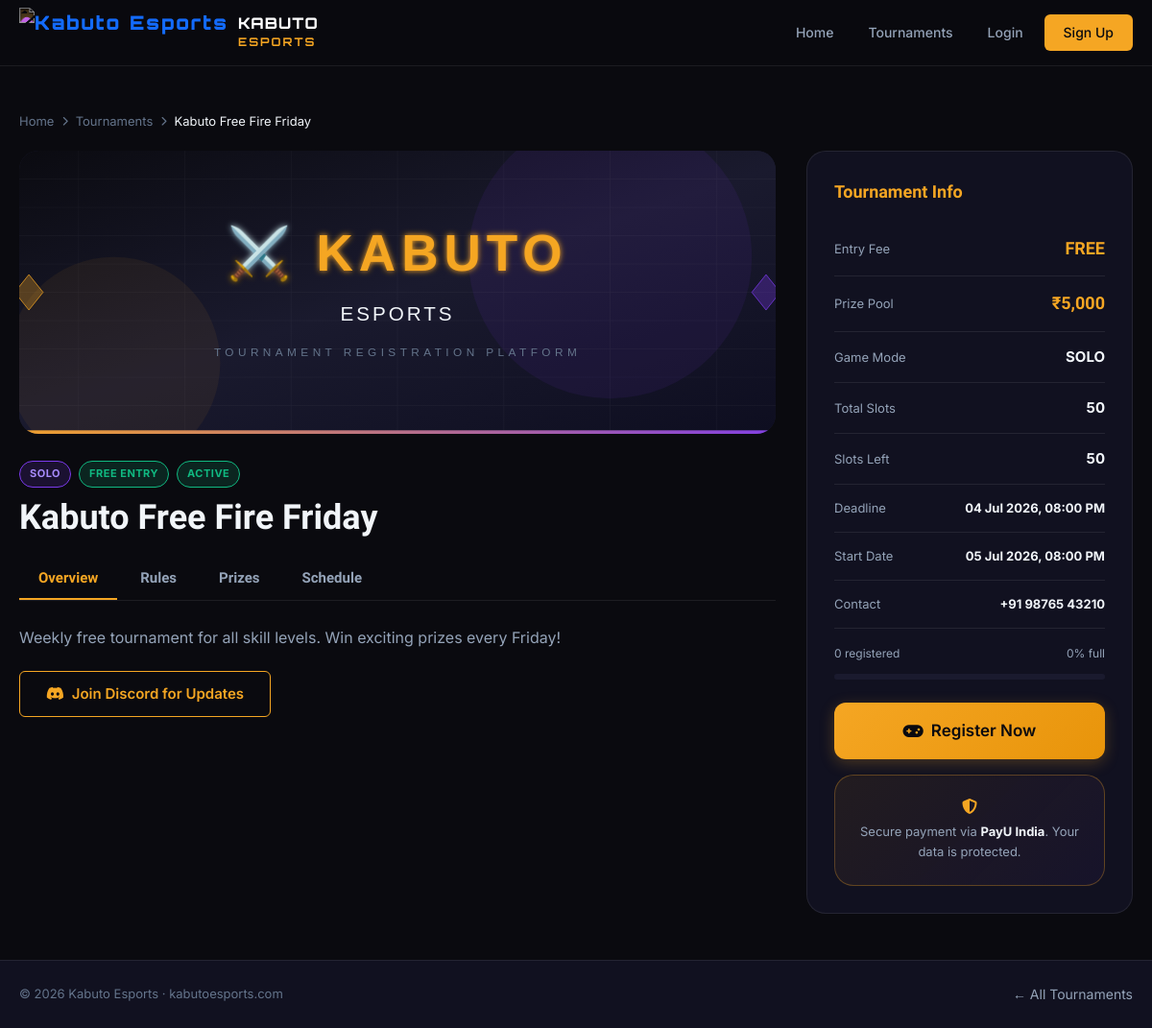
The page /tournament/kabuto-free-fire-friday on the database its author committed.
### tables this page shows
CREATE TABLE `tournaments` (
  `id` INT UNSIGNED NOT NULL AUTO_INCREMENT,
  `name` VARCHAR(200) NOT NULL,
  `slug` VARCHAR(220) NOT NULL UNIQUE,
  `description` TEXT DEFAULT NULL,
  `rules` LONGTEXT DEFAULT NULL,
  `schedule` TEXT DEFAULT NULL,
  `banner` VARCHAR(500) DEFAULT NULL,
  `game` VARCHAR(100) NOT NULL DEFAULT 'BGMI',
  `mode` ENUM('solo', 'duo', 'squad') NOT NULL DEFAULT 'squad',
  `entry_fee` DECIMAL(10,2) NOT NULL DEFAULT 0.00,
  `prize_pool` DECIMAL(12,2) NOT NULL DEFAULT 0.00,
  `prize_distribution` TEXT DEFAULT NULL,
  `total_slots` INT UNSIGNED NOT NULL DEFAULT 100,
  `registered_slots` INT UNSIGNED NOT NULL DEFAULT 0,
  `registration_deadline` DATETIME NOT NULL,
  `tournament_start` DATETIME DEFAULT NULL,
  `status` ENUM('upcoming', 'active', 'ongoing', 'completed', 'cancelled') NOT NULL DEFAULT 'upcoming',
  `registration_open` TINYINT(1) NOT NULL DEFAULT 1,
  `contact_info` VARCHAR(500) DEFAULT NULL,
  `discord_link` VARCHAR(500) DEFAULT NULL,
  `created_by` INT UNSIGNED DEFAULT NULL,
  `created_at` DATETIME NOT NULL DEFAULT CURRENT_TIMESTAMP,
  `updated_at` DATETIME NOT NULL DEFAULT CURRENT_TIMESTAMP ON UPDATE CURRENT_TIMESTAMP,
  PRIMARY KEY (`id`),
  UNIQUE INDEX `idx_slug` (`slug`),
  INDEX `idx_status` (`status`),
  INDEX `idx_mode` (`mode`),
  INDEX `idx_deadline` (`registration_deadline`),
  INDEX `idx_entry_fee` (`entry_fee`),
  FOREIGN KEY (`created_by`) REFERENCES `admins`(`id`) ON DELETE SET NULL
);

### includes/Security.php (called while the page is built, shortened)
<?php
class Security
{
    public static function sanitize(mixed $input): string
    {
        return htmlspecialchars(trim((string)$input), ENT_QUOTES | ENT_HTML5, 'UTF-8');
    }
    public static function clean(mixed $input): string
    {
        return trim(strip_tags((string)$input));
    }
}

### config/database.php (called while the page is built, shortened)
<?php
class Database
{
    private static ?PDO $instance = null;
    public static function getInstance(): PDO
    {
        if (self::$instance === null) {
            $dsn = sprintf(
                'mysql:host=%s;port=%s;dbname=%s;charset=%s',
                DB_HOST, DB_PORT, DB_NAME, DB_CHARSET
            );
            $options = [
                PDO::ATTR_ERRMODE            => PDO::ERRMODE_EXCEPTION,
                PDO::ATTR_DEFAULT_FETCH_MODE => PDO::FETCH_ASSOC,
                PDO::ATTR_EMULATE_PREPARES   => false,
                PDO::ATTR_PERSISTENT         => false,
                PDO::MYSQL_ATTR_INIT_COMMAND => "SET NAMES utf8mb4 COLLATE utf8mb4_unicode_ci",
            ];
            try {
                self::$instance = new PDO($dsn, DB_USER, DB_PASS, $options);
            } catch (PDOException $e) {
                if (APP_DEBUG) {
                    throw $e;
                }
                error_log('Database connection failed: ' . $e->getMessage());
                http_response_code(500);
                die(json_encode(['error' => 'Database connection error. Please try again later.']));
            }
        }
        return self::$instance;
    }
    public static function query(string $sql, array $params = []): PDOStatement
    {
        $pdo  = self::getInstance();
        $stmt = $pdo->prepare($sql);
        $stmt->execute($params);
        return $stmt;
    }
    public static function fetchOne(string $sql, array $params = []): ?array
    {
        $result = self::query($sql, $params)->fetch();
        return $result === false ? null : $result;
    }
}

### includes/functions.php (called while the page is built, shortened)
<?php
require_once __DIR__ . '/../config/database.php';
require_once __DIR__ . '/Security.php';
function getTournamentBySlug(string $slug): ?array {
    return Database::fetchOne(
        "SELECT * FROM tournaments WHERE slug = ? AND status != 'cancelled'",
        [$slug]
    );
}
function formatCurrency(float $amount): string {
    return '₹' . number_format($amount, 0, '.', ',');
}
function formatDateTime(string $dt): string {
    return date('d M Y, h:i A', strtotime($dt));
}

### public/tournament.php (the view, shortened to what this page needs)
<?php
require_once __DIR__ . '/includes/functions.php';
$slug = Security::clean($_GET['slug'] ?? '');
$tournament = getTournamentBySlug($slug);
$avail  = max(0, $tournament['total_slots'] - $tournament['registered_slots']);
$isFree = (float)$tournament['entry_fee'] == 0;
$isOpen = $avail > 0 && strtotime($tournament['registration_deadline']) > time() && $tournament['registration_open'];
$bannerUrl = !empty($tournament['banner']) ? '/uploads/banners/' . htmlspecialchars($tournament['banner']) : '/assets/img/default-banner.svg';
$alreadyRegistered = false;
?>
<!DOCTYPE html>
<html lang="en">
<head>
<link rel="stylesheet" href="/assets/css/style.css">
<link rel="stylesheet" href="https://cdnjs.cloudflare.com/ajax/libs/font-awesome/6.5.1/css/all.min.css">
</head>
<body>
<?php require_once __DIR__ . '/includes/navbar.php'; ?>
<div style="padding-top:68px"></div>
<section class="section-sm">
  <div class="container">
    <div class="breadcrumb" style="margin-bottom:20px">
      <a href="/">Home</a> <i class="fas fa-chevron-right" style="font-size:10px"></i>
      <a href="/tournaments">Tournaments</a> <i class="fas fa-chevron-right" style="font-size:10px"></i>
      <span><?= Security::sanitize($tournament['name']) ?></span>
    </div>
    <div class="tournament-detail">
      <div>
        <div class="detail-banner">
          <img src="<?= $bannerUrl ?>" alt="<?= Security::sanitize($tournament['name']) ?>">
        </div>
        <div style="display:flex;align-items:flex-start;justify-content:space-between;gap:16px;flex-wrap:wrap;margin-bottom:20px">
          <div>
            <div style="display:flex;gap:8px;margin-bottom:10px">
              <span class="badge badge-<?= $t['mode'] ?? $tournament['mode'] ?>"><?= strtoupper($tournament['mode']) ?></span>
              <?php if ($isFree): ?><span class="badge badge-success">FREE ENTRY</span><?php endif; ?>
              <span class="badge badge-<?= $tournament['status'] === 'active' ? 'success' : 'warning' ?>"><?= strtoupper($tournament['status']) ?></span>
            </div>
            <h1 style="font-size:clamp(22px,4vw,36px)"><?= Security::sanitize($tournament['name']) ?></h1>
          </div>
        </div>
        <div class="tab-nav">
          <button class="tab-btn active" onclick="showTab('overview',this)">Overview</button>
          <button class="tab-btn" onclick="showTab('rules',this)">Rules</button>
          <button class="tab-btn" onclick="showTab('prizes',this)">Prizes</button>
          <button class="tab-btn" onclick="showTab('schedule',this)">Schedule</button>
        </div>
        <div id="tab-overview" class="tab-content active">
          <p style="color:var(--text-muted);line-height:1.8;font-size:16px"><?= nl2br(Security::sanitize($tournament['description'] ?? '')) ?></p>
          <?php if ($tournament['discord_link']): ?>
          <a href="<?= Security::sanitize($tournament['discord_link']) ?>" target="_blank" rel="noopener" class="btn btn-outline" style="margin-top:20px">
            <i class="fab fa-discord"></i> Join Discord for Updates
          </a>
          <?php endif; ?>
        </div>
      </div>
      <div class="info-sidebar">
        <div style="font-family:'Rajdhani',sans-serif;font-size:18px;font-weight:700;margin-bottom:16px;color:var(--primary)">Tournament Info</div>
        <div class="info-row"><span class="info-label">Entry Fee</span><span class="info-value highlight"><?= $isFree ? 'FREE' : formatCurrency((float)$tournament['entry_fee']) ?></span></div>
        <div class="info-row"><span class="info-label">Prize Pool</span><span class="info-value highlight"><?= formatCurrency((float)$tournament['prize_pool']) ?></span></div>
        <div class="info-row"><span class="info-label">Game Mode</span><span class="info-value"><?= strtoupper($tournament['mode']) ?></span></div>
        <div class="info-row"><span class="info-label">Total Slots</span><span class="info-value"><?= $tournament['total_slots'] ?></span></div>
        <div class="info-row"><span class="info-label">Slots Left</span>
          <span class="info-value <?= $avail <= 10 ? 'text-danger' : '' ?>" style="<?= $avail <= 10 ? 'color:var(--danger)' : '' ?>"><?= $avail ?></span>
        </div>
        <div class="info-row"><span class="info-label">Deadline</span><span class="info-value" style="font-size:13px"><?= formatDateTime($tournament['registration_deadline']) ?></span></div>
        <?php if ($tournament['tournament_start']): ?>
        <div class="info-row"><span class="info-label">Start Date</span><span class="info-value" style="font-size:13px"><?= formatDateTime($tournament['tournament_start']) ?></span></div>
        <?php endif; ?>
        <?php if ($tournament['contact_info']): ?>
        <div class="info-row"><span class="info-label">Contact</span><span class="info-value" style="font-size:13px"><?= Security::sanitize($tournament['contact_info']) ?></span></div>
        <?php endif; ?>
        <div style="margin:16px 0">
          <?php $pct = $tournament['total_slots'] > 0 ? ($tournament['registered_slots'] / $tournament['total_slots']) * 100 : 0; ?>
          <div style="display:flex;justify-content:space-between;font-size:12px;color:var(--text-muted);margin-bottom:6px">
            <span><?= $tournament['registered_slots'] ?> registered</span>
            <span><?= round($pct) ?>% full</span>
          </div>
          <div class="slots-bar"><div class="slots-fill <?= $pct>=90?'full':($pct>=70?'warn':'') ?>" style="width:<?= min(100,$pct) ?>%"></div></div>
        </div>
        <?php if ($alreadyRegistered): ?>
        <div style="background:rgba(16,185,129,.1);border:1px solid rgba(16,185,129,.3);border-radius:var(--radius-md);padding:20px;text-align:center;margin-top:8px">
          <div style="font-size:28px;margin-bottom:8px">✅</div>
          <div style="font-family:'Rajdhani',sans-serif;font-size:18px;font-weight:700;color:#34d399;margin-bottom:4px">You're Registered!</div>
          <div style="font-size:13px;color:var(--text-muted);margin-bottom:16px">You have already registered for this tournament.</div>
          <a href="/dashboard" class="btn btn-sm" style="background:rgba(16,185,129,.2);color:#34d399;border:1px solid rgba(16,185,129,.4);width:100%;justify-content:center">
            <i class="fas fa-tachometer-alt"></i> View My Dashboard
          </a>
        </div>
        <?php elseif ($isOpen): ?>
        <a href="/register/<?= $tournament['id'] ?>" class="btn btn-primary btn-block btn-lg" style="margin-top:8px">
          <i class="fas fa-gamepad"></i> Register Now
        </a>
        <?php else: ?>
        <div class="btn btn-block btn-lg" style="background:var(--bg-surface);color:var(--text-dim);cursor:not-allowed;text-align:center;margin-top:8px">
          <i class="fas fa-lock"></i> Registration Closed
        </div>
        <?php endif; ?>
        <div class="register-cta" style="margin-top:16px">
          <i class="fas fa-shield-alt" style="color:var(--primary);margin-bottom:8px;display:block"></i>
          <p style="font-size:13px;color:var(--text-muted)">Secure payment via <strong style="color:var(--text-primary)">PayU India</strong>. Your data is protected.</p>
        </div>
      </div>
    </div>
  </div>
</section>
<footer class="footer" style="padding:24px 0">
  <div class="container">
    <div class="footer-bottom" style="border:none;padding:0">
      <p>© 2026 Kabuto Esports · kabutoesports.com</p>
      <a href="/tournaments" style="color:var(--text-muted);font-size:14px">← All Tournaments</a>
    </div>
  </div>
</footer>
</body>
</html>

### rows shown on the page
tournaments: name "Kabuto Free Fire Friday", mode "SOLO", status "ACTIVE", description "Weekly free tournament for all skill levels. Win exciting prizes every Friday!", prize_pool "₹5,000", total_slots "50", registration_deadline "04 Jul 2026, 08:00 PM", tournament_start "05 Jul 2026, 08:00 PM", contact_info "+91 98765 43210", registered_slots "0"
